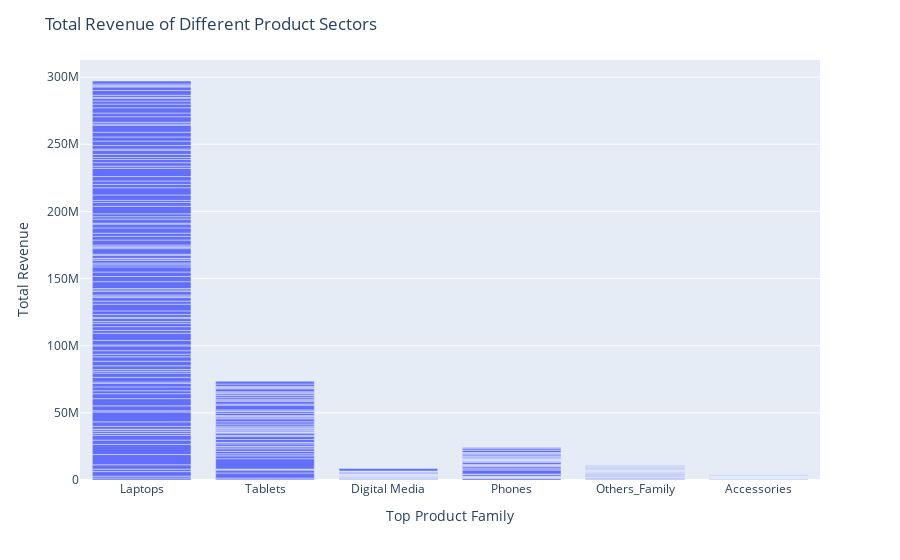

Here is the notebook cell this chart was saved with:
### Markdown cell above
---Drag the bottom of the graph to slightly above the blue bar (hover until you see a + sign, above the states) for better visualization-- 

From the US: Most of the revenue comes from VA and NJ, where the least is TN, KS, and NC

### Code cell
df2 = df
fig = px.bar(df2, y='Total Revenue',x='Top Product Family')
fig.update_layout(uniformtext_minsize=10, uniformtext_mode='hide', title='Total Revenue of Different Product Sectors')
fig.show()

### Figure 1 — Plotly figure (JSON) as saved in the notebook; plotly's stock layout.template omitted (floating-point values rounded to 4 significant figures; data arrays with more than 128 entries replaced by an {"elided": "..."} marker saying what was removed)
{"data": [{"alignmentgroup": "True", "hovertemplate": "Top Product Family=%{x}<br>Total Revenue=%{y}<extra></extra>", "legendgroup": "", "marker": {"color": "#636efa", "pattern": {"shape": ""}}, "name": "", "offsetgroup": "", "orientation": "v", "showlegend": false, "textposition": "auto", "type": "bar", "x": {"elided": "308 str values"}, "xaxis": "x", "y": {"elided": "308 int values"}, "yaxis": "y"}], "layout": {"barmode": "relative", "legend": {"tracegroupgap": 0}, "margin": {"t": 60}, "title": {"text": "Total Revenue of Different Product Sectors"}, "uniformtext": {"minsize": 10, "mode": "hide"}, "xaxis": {"anchor": "y", "domain": [0, 1], "title": {"text": "Top Product Family"}}, "yaxis": {"anchor": "x", "domain": [0, 1], "title": {"text": "Total Revenue"}}}}
